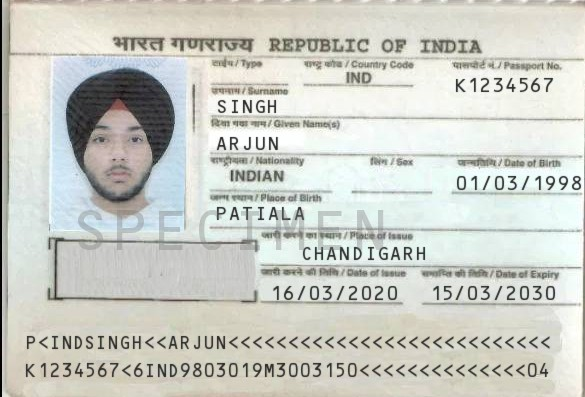
#> input picture specimens/passport_clean.jpg, 585 x 397 px
$ python make_forgeries.py
#> lines starting #> are read from the running program, lines starting #| are printed output that depends on the picture; after the words box and inside, x2 and y2 are one past the last pixel; in counts of white or black regions, pixels touching at a corner belong together
from PIL import Image, ImageDraw, ImageFont

CLEAN = "specimens/passport_clean.jpg"
FONT = "assets/OCRB.ttf"
FACE = "assets/fakepfp.jpg"
QUALITY = 90

EDITS = {
    "dob": {"box": (452, 168, 584, 189), "text": "01/03/2010"},
    "expiry": {"box": (422, 281, 584, 300), "text": "15/03/2035"},
    "passportno": {"box": (430, 70, 570, 92), "text": "K9999999"},
    "photo": {"box": (48, 60, 190, 230), "image": FACE},
}


def paper_colour(im, box):
    x1, y1 = box[0], box[1]
    return im.getpixel((max(0, x1 - 3), max(0, y1 - 3)))


def make_one(name, spec):
#> called with name = 'dob'
    im = Image.open(CLEAN).convert("RGB")
#> im is the input picture: PIL image 585x397 RGB; mean R, G, B 203.9, 205.9, 198.8
    box = spec["box"]

    if "image" in spec:
        patch = Image.open(spec["image"]).convert("RGB")
        patch = patch.resize((box[2] - box[0], box[3] - box[1]))
        im.paste(patch, (box[0], box[1]))
    else:
        d = ImageDraw.Draw(im)
        d.rectangle(box, fill=paper_colour(im, box))
        f = ImageFont.truetype(FONT, 15)
        d.text((box[0], box[1]), spec["text"], font=f, fill=(45, 45, 45))

    out = "specimens/forged_" + name + ".jpg"
    im.save(out, quality=QUALITY)
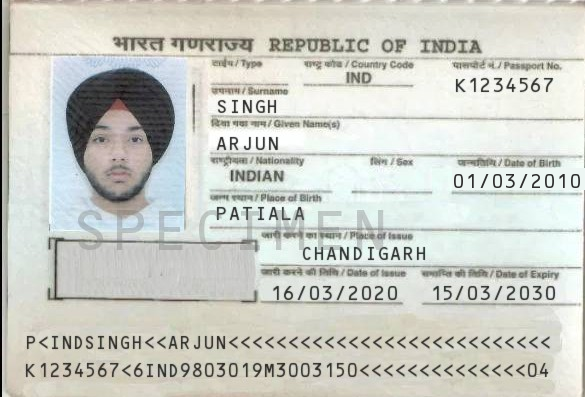
#> saved as forged_dob.jpg: PIL image 585x397 RGB; mean R, G, B 203.9, 205.9, 198.7

    mask = Image.new("L", im.size, 0)
#> mask: PIL image 585x397 L; every value is 0
    ImageDraw.Draw(mask).rectangle(box, fill=255)
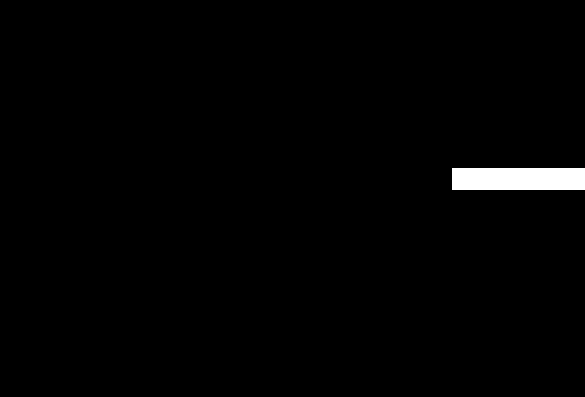
#> mask: PIL image 585x397 L; 1.3% white; 1 white region, box (x1, y1, x2, y2) and area: (452, 168, 585, 190) 2926
    mask.save("specimens/mask_" + name + ".png")
    return out


def make_control():
    im = Image.open(CLEAN).convert("RGB")
    im.save("specimens/resaved_clean.jpg", quality=QUALITY)
    Image.new("L", im.size, 0).save("specimens/mask_clean.png")
    return "specimens/resaved_clean.jpg"


if __name__ == "__main__":
    for name in EDITS:
        print("made", make_one(name, EDITS[name]))
    print("made", make_control())
